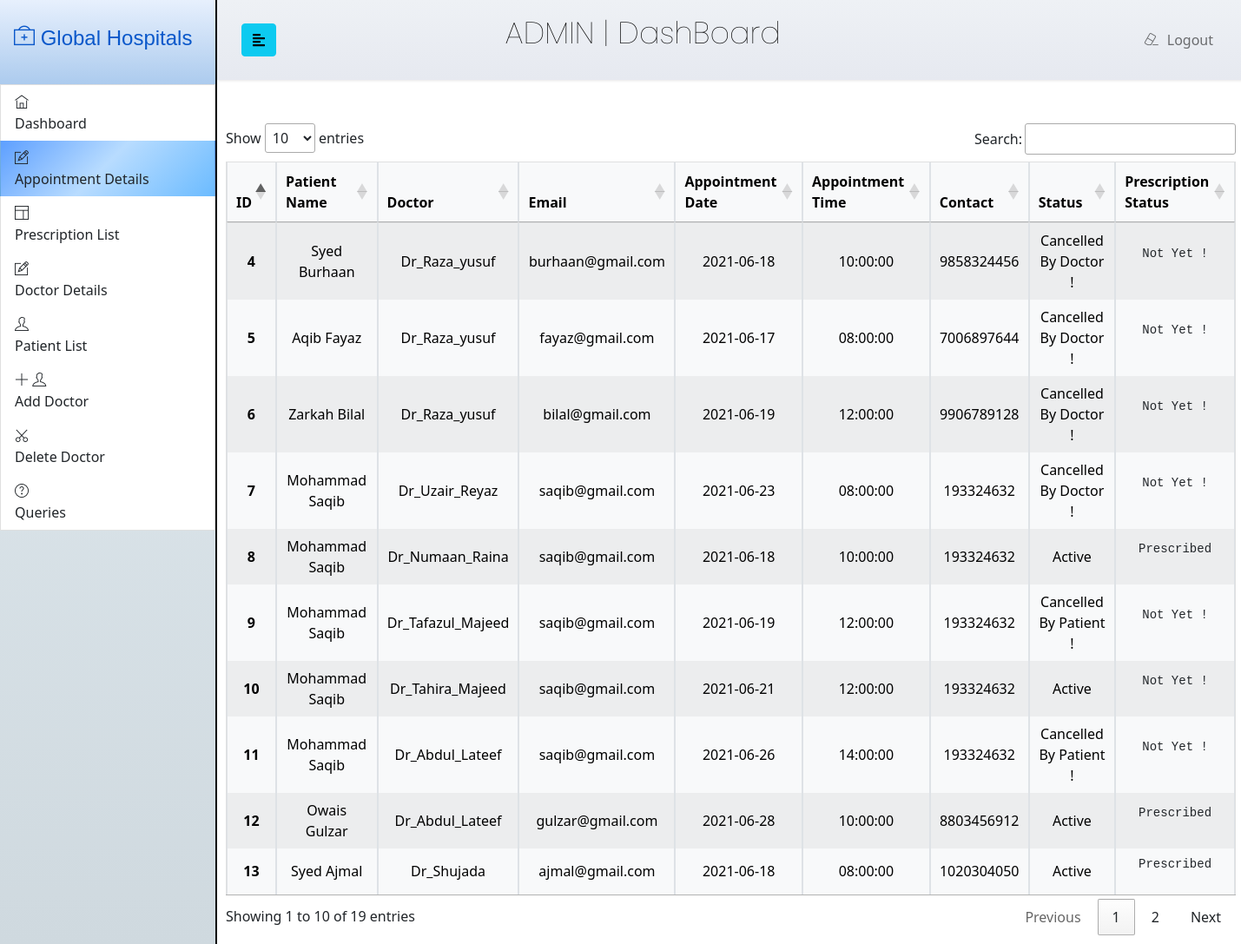
Screenshot of /Admin/Aappdetails.php with the database file from the repository.
### tables this page shows
CREATE TABLE `appointmenttable` (
  `id` int(20) NOT NULL,
  `patient` text NOT NULL,
  `gender` text NOT NULL,
  `email` varchar(50) NOT NULL,
  `contact` bigint(20) NOT NULL,
  `doctor` varchar(50) NOT NULL,
  `fees` int(20) NOT NULL,
  `date` date NOT NULL,
  `time` varchar(30) NOT NULL,
  `userstatus` int(10) NOT NULL,
  `docstatus` int(10) NOT NULL,
  `prescribestatus` int(20) NOT NULL
);

### Admin/Aappdetails.php (the view, shortened to what this page needs)
<?php
include('../dbconnection.php');
?>
<!DOCTYPE html>
<html lang="en">
<head>
<link rel="stylesheet" type="text/css" href="Apstyle.css?v=<?php echo time()?>">
    <link rel="stylesheet" href="https://stackpath.bootstrapcdn.com/bootstrap/4.1.0/css/bootstrap.min.css">
    <link rel="stylesheet" href="http://cdn.datatables.net/1.10.23/css/jquery.dataTables.min.css">
    <link href="https://cdn.jsdelivr.net/npm/bootstrap@5.0.0-beta2/dist/css/bootstrap.min.css" rel="stylesheet">
		<link rel="stylesheet" href="../vendor/themify-icons/themify-icons.min.css">
</head>
<body>
    <div class="wrapper">
    <?php include('Asidebar.php')?>
    <div id="content">
    <?php include('AheadNav.php')?><center>
    <div class ="table-responsive" style="padding:10px;">
    <table id="dtHorizontalExample" class="table table-striped table-bordered table-light table-sm"
  >
    <thead style="text-align:center;"  >
    <tr >
                    <th class="th-sm">ID</th>
                    <th class="th-sm">Patient Name</th>
                    <th class="th-sm">Doctor</th>
                    <th class="th-sm">Email</th>
                    <th class="th-sm">Appointment Date</th>
                    <th class="th-sm">Appointment Time</th>
                    <th class="th-sm">Contact</th>
                    <th class="th-sm">Status</th>
                    <th class="th-sm">Prescription Status</th>
                  </tr>
    </thead>
<tbody style="text-align:center;">
<?php
$sql="select * from appointmenttable";
$result=mysqli_query($con,$sql);
while($row=mysqli_fetch_assoc($result)){
?>
<tr>
<th><?php echo $row['id']  ?></th>
<td><?php echo $row['patient'] ?></td>
<td><?php echo $row['doctor'] ?></td>
<td><?php echo $row['email'] ?></td>
<td><?php echo $row['date'] ?></td>
<td><?php echo $row['time'] ?></td>
<td><?php echo $row['contact'] ?></td>
<td><?php
if($row['userstatus']==1&&$row['docstatus']==0)
echo "Cancelled By Doctor !";
else if($row['userstatus']==0&&$row['docstatus']==1)
echo "Cancelled By Patient !";
else
echo "Active";
?></td>
<td>
<pre>
<?php
if($row['prescribestatus']==1)
echo "Prescribed";
else
echo "Not Yet !";
?></pre>
</td>
</tr>
<?php }?>
</tbody>
</table>
    </div>
</center>
    </div>
    </div>
</body>
</html>

### Admin/Asidebar.php
<nav id="sidebar">
            <div class="sidebar-header">
            <a class="nav-link js-scroll-trigger" href="adminPanel.php" style="font-family: 'IBM Plex Sans', sans-serif;"><h4><i class="ti-support" aria-hidden="true"></i> Global Hospitals</h4></a>
            </div>
  <div>
      <a class="list-group-item list-group-item-action"  href="adminPanel.php" id="dashboard">
      <div class="item-media">
		  	<i class="ti-home"></i>
		</div>Dashboard</a>
      <a class="list-group-item list-group-item-action " href="Aappdetails.php"  id="bookapp" >
      <div class="item-media">
			  	<i class="ti-pencil-alt"></i>
			</div> Appointment Details</a>
       <a class="list-group-item list-group-item-action" href="Aplist.php" id="prescriptions">
      <div class="item-media">
				<i class="ti-layout"></i>
			</div>Prescription List</a>
      <a class="list-group-item list-group-item-action" href="Addetails.php" id="docdetails">
      <div class="item-media">
				<i class="ti-pencil-alt"></i>
			</div>Doctor Details</a>
      <a class="list-group-item list-group-item-action " id="plist" href="Apatientlist.php" role="tab" aria-controls="home">
      <div class="item-media">
					<i class="ti-user"></i>
				</div>Patient List</a>
      <a class="list-group-item list-group-item-action " id="addDoc" href="Aadddoc.php" role="tab" aria-controls="home">
      <div class="item-media">
					<i class="ti-plus"></i> <i class="ti-user"></i>
				</div>Add Doctor</a>
      <a class="list-group-item list-group-item-action " id="deletedoc" href="Addoc.php" role="tab" aria-controls="home">
      <div class="item-media">
					<i class="ti-cut"></i>
				</div>Delete Doctor</a>
        <a class="list-group-item list-group-item-action " id="queries" href="queries.php" role="tab" aria-controls="home">
      <div class="item-media">
					<i class="ti-help-alt"></i>
				</div>Queries</a>
    </div>
</nav>

### Admin/AheadNav.php (shortened to what this page needs)
<nav class="navbar navbar-expand-lg navbar-light ">
                <div class="container-fluid">
                    <button type="button" id="sidebarCollapse" class="btn btn-info">
                    </button>
  <div id="top-center" class="container-fluid ">
      <p>ADMIN | DashBoard</p>
  </div>
                    <div class="collapse navbar-collapse" id="navbarSupportedContent">
                        <ul class="nav navbar-nav ml-auto">
     <li class="nav-item"> <a class="nav-link" href="../logout.php"><i class="ti-eraser" style="padding-right:10px;"></i>Logout</a>
                            </li>
                        </ul>
                    </div>
                </div>
            </nav>

### Admin/Apstyle.css (style rules this page uses)
body { font-family: 'Poppins', sans-serif; background: #fafafa; }
p { font-family: 'Poppins', sans-serif; font-size: 1.1em; font-weight: 300; line-height: 1.7em; color: #999; }
a, a:hover, a:focus { color: inherit; text-decoration: none; transition: all 0.3s; }
.navbar { padding: 15px 10px; background: #fff; border: none; border-radius: 0; margin-bottom: 40px; box-shadow: 1px 1px 3px rgba(0, 0, 0, 0.1); }
.wrapper { display: flex; width: 100%; align-items: stretch; }
#sidebar { min-width: 250px; max-width: 250px; background-image: linear-gradient(to top, #cfd9df 0%, #e2ebf0 100%); color: #fff; transition: all 0.3s; border-right: 2px solid black; }
.sidebar-header { background-image: linear-gradient(to top, #accbee 0%, #e7f0fd 100%); justify-content: center; }
.sidebar-header a { padding-top: 30px; padding-bottom: 30px; }
#content { width: 100%; min-height: 100vh; transition: all 0.3s; }
#content nav { background-image: linear-gradient(to top, #e6e9f0 0%, #eef1f5 100%); }
#top-center p { margin-left: 26%; font-weight:lighter; font-size: 35px; color: black; }

### Admin/Aappdetails.php (style rules this page uses)
#bookapp { background-image: linear-gradient(-225deg, #5D9FFF 0%, #B8DCFF 48%, #6BBBFF 100%); }

### rows the page displays
appointmenttable: id "4", patient "Syed Burhaan", doctor "Dr_Raza_yusuf", email "burhaan@gmail.com", date "2021-06-18", time "10:00:00", contact "9858324456", userstatus "Cancelled By Doctor !", prescribestatus "Not Yet !"
appointmenttable: id "5", patient "Aqib Fayaz", doctor "Dr_Raza_yusuf", email "fayaz@gmail.com", date "2021-06-17", time "08:00:00", contact "7006897644", userstatus "Cancelled By Doctor !", prescribestatus "Not Yet !"
appointmenttable: id "6", patient "Zarkah Bilal", doctor "Dr_Raza_yusuf", email "bilal@gmail.com", date "2021-06-19", time "12:00:00", contact "9906789128", userstatus "Cancelled By Doctor !", prescribestatus "Not Yet !"
appointmenttable: id "7", patient "Mohammad Saqib", doctor "Dr_Uzair_Reyaz", email "saqib@gmail.com", date "2021-06-23", time "08:00:00", contact "193324632", userstatus "Cancelled By Doctor !", prescribestatus "Not Yet !"
appointmenttable: id "8", patient "Mohammad Saqib", doctor "Dr_Numaan_Raina", email "saqib@gmail.com", date "2021-06-18", time "10:00:00", contact "193324632", userstatus "Active", prescribestatus "Prescribed"
appointmenttable: id "9", patient "Mohammad Saqib", doctor "Dr_Tafazul_Majeed", email "saqib@gmail.com", date "2021-06-19", time "12:00:00", contact "193324632", userstatus "Cancelled By Patient !", prescribestatus "Not Yet !"
appointmenttable: id "10", patient "Mohammad Saqib", doctor "Dr_Tahira_Majeed", email "saqib@gmail.com", date "2021-06-21", time "12:00:00", contact "193324632", userstatus "Active", prescribestatus "Not Yet !"
appointmenttable: id "11", patient "Mohammad Saqib", doctor "Dr_Abdul_Lateef", email "saqib@gmail.com", date "2021-06-26", time "14:00:00", contact "193324632", userstatus "Cancelled By Patient !", prescribestatus "Not Yet !"
appointmenttable: id "12", patient "Owais Gulzar", doctor "Dr_Abdul_Lateef", email "gulzar@gmail.com", date "2021-06-28", time "10:00:00", contact "8803456912", userstatus "Active", prescribestatus "Prescribed"
appointmenttable: id "13", patient "Syed Ajmal", doctor "Dr_Shujada", email "ajmal@gmail.com", date "2021-06-18", time "08:00:00", contact "1020304050", userstatus "Active", prescribestatus "Prescribed"
